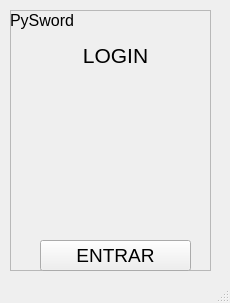
<?xml version="1.0" encoding="UTF-8"?>
<ui version="4.0">
 <class>MainWindow</class>
 <widget class="QMainWindow" name="MainWindow">
  <property name="geometry">
   <rect>
    <x>0</x>
    <y>0</y>
    <width>230</width>
    <height>303</height>
   </rect>
  </property>
  <property name="windowTitle">
   <string>MainWindow</string>
  </property>
  <widget class="QWidget" name="centralwidget">
   <widget class="QFrame" name="frame_3">
    <property name="enabled">
     <bool>true</bool>
    </property>
    <property name="geometry">
     <rect>
      <x>10</x>
      <y>10</y>
      <width>201</width>
      <height>261</height>
     </rect>
    </property>
    <property name="autoFillBackground">
     <bool>false</bool>
    </property>
    <property name="frameShape">
     <enum>QFrame::StyledPanel</enum>
    </property>
    <property name="frameShadow">
     <enum>QFrame::Raised</enum>
    </property>
    <widget class="QLabel" name="label_5">
     <property name="geometry">
      <rect>
       <x>0</x>
       <y>0</y>
       <width>71</width>
       <height>21</height>
      </rect>
     </property>
     <property name="text">
      <string>&lt;html&gt;&lt;head/&gt;&lt;body&gt;&lt;p&gt;&lt;span style=&quot; font-size:12pt;&quot;&gt;PySword&lt;/span&gt;&lt;/p&gt;&lt;/body&gt;&lt;/html&gt;</string>
     </property>
    </widget>
    <widget class="QPushButton" name="pushButton_5">
     <property name="geometry">
      <rect>
       <x>30</x>
       <y>230</y>
       <width>151</width>
       <height>31</height>
      </rect>
     </property>
     <property name="font">
      <font>
       <pointsize>14</pointsize>
      </font>
     </property>
     <property name="text">
      <string>ENTRAR</string>
     </property>
    </widget>
    <widget class="QLabel" name="label_6">
     <property name="geometry">
      <rect>
       <x>40</x>
       <y>30</y>
       <width>131</width>
       <height>31</height>
      </rect>
     </property>
     <property name="font">
      <font>
       <pointsize>16</pointsize>
      </font>
     </property>
     <property name="text">
      <string>&lt;html&gt;&lt;head/&gt;&lt;body&gt;&lt;p align=&quot;center&quot;&gt;LOGIN&lt;/p&gt;&lt;/body&gt;&lt;/html&gt;</string>
     </property>
     <property name="alignment">
      <set>Qt::AlignCenter</set>
     </property>
    </widget>
    <widget class="QLabel" name="label">
     <property name="geometry">
      <rect>
       <x>30</x>
       <y>70</y>
       <width>151</width>
       <height>151</height>
      </rect>
     </property>
     <property name="text">
      <string>&lt;html&gt;&lt;head/&gt;&lt;body&gt;&lt;p&gt;&lt;img src=&quot;:/newPrefix/check.png&quot;/&gt;&lt;/p&gt;&lt;/body&gt;&lt;/html&gt;</string>
     </property>
    </widget>
   </widget>
  </widget>
  <widget class="QStatusBar" name="statusbar"/>
 </widget>
 <resources>
  <include location="../qt/test.qrc"/>
 </resources>
 <connections/>
</ui>
